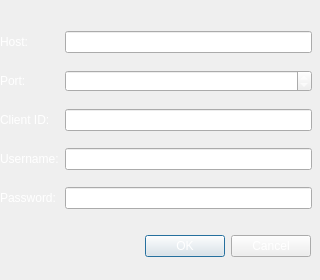
<?xml version="1.0" encoding="UTF-8"?>
<ui version="4.0">
 <class>ConnectionForm</class>
 <widget class="QWidget" name="ConnectionForm">
  <property name="geometry">
   <rect>
    <x>0</x>
    <y>0</y>
    <width>320</width>
    <height>280</height>
   </rect>
  </property>
  <property name="windowTitle">
   <string>Add MQTT Broker</string>
  </property>
  <widget class="QDialogButtonBox" name="buttonBox">
   <property name="geometry">
    <rect>
     <x>10</x>
     <y>230</y>
     <width>301</width>
     <height>32</height>
    </rect>
   </property>
   <property name="styleSheet">
    <string notr="true">color: rgb(255, 255, 255);</string>
   </property>
   <property name="orientation">
    <enum>Qt::Horizontal</enum>
   </property>
   <property name="standardButtons">
    <set>QDialogButtonBox::Cancel|QDialogButtonBox::Ok</set>
   </property>
  </widget>
  <widget class="QWidget" name="layoutWidget">
   <property name="geometry">
    <rect>
     <x>0</x>
     <y>20</y>
     <width>312</width>
     <height>204</height>
    </rect>
   </property>
   <layout class="QGridLayout" name="gridLayout_2">
    <item row="0" column="2">
     <widget class="QLineEdit" name="lineEditHost">
      <property name="autoFillBackground">
       <bool>false</bool>
      </property>
      <property name="styleSheet">
       <string notr="true">color: rgb(255, 255, 255);</string>
      </property>
      <property name="text">
       <string/>
      </property>
     </widget>
    </item>
    <item row="3" column="0">
     <widget class="QLabel" name="label_8">
      <property name="styleSheet">
       <string notr="true">color: rgb(255, 255, 255);</string>
      </property>
      <property name="text">
       <string>Username:</string>
      </property>
     </widget>
    </item>
    <item row="1" column="2">
     <widget class="QSpinBox" name="spinBoxPort">
      <property name="styleSheet">
       <string notr="true">color: rgb(255, 255, 255);</string>
      </property>
      <property name="maximum">
       <number>99999</number>
      </property>
      <property name="value">
       <number>1883</number>
      </property>
     </widget>
    </item>
    <item row="1" column="0">
     <widget class="QLabel" name="label_2">
      <property name="styleSheet">
       <string notr="true">color: rgb(255, 255, 255);</string>
      </property>
      <property name="text">
       <string>Port:</string>
      </property>
     </widget>
    </item>
    <item row="0" column="0">
     <widget class="QLabel" name="label">
      <property name="styleSheet">
       <string notr="true">color: rgb(255, 255, 255);</string>
      </property>
      <property name="text">
       <string>Host:</string>
      </property>
     </widget>
    </item>
    <item row="3" column="2">
     <widget class="QLineEdit" name="lineEditUser">
      <property name="styleSheet">
       <string notr="true">color: rgb(255, 255, 255);</string>
      </property>
     </widget>
    </item>
    <item row="4" column="0">
     <widget class="QLabel" name="label_9">
      <property name="styleSheet">
       <string notr="true">color: rgb(255, 255, 255);</string>
      </property>
      <property name="text">
       <string>Password:</string>
      </property>
     </widget>
    </item>
    <item row="4" column="2">
     <widget class="QLineEdit" name="lineEditPassword">
      <property name="styleSheet">
       <string notr="true">color: rgb(255, 255, 255);</string>
      </property>
      <property name="echoMode">
       <enum>QLineEdit::Password</enum>
      </property>
     </widget>
    </item>
    <item row="2" column="2">
     <widget class="QLineEdit" name="lineEditClientID">
      <property name="styleSheet">
       <string notr="true">color: rgb(255, 255, 255);</string>
      </property>
      <property name="echoMode">
       <enum>QLineEdit::Normal</enum>
      </property>
     </widget>
    </item>
    <item row="2" column="0">
     <widget class="QLabel" name="label_10">
      <property name="styleSheet">
       <string notr="true">color: rgb(255, 255, 255);</string>
      </property>
      <property name="text">
       <string>Client ID:</string>
      </property>
     </widget>
    </item>
   </layout>
  </widget>
 </widget>
 <resources/>
 <connections/>
</ui>
